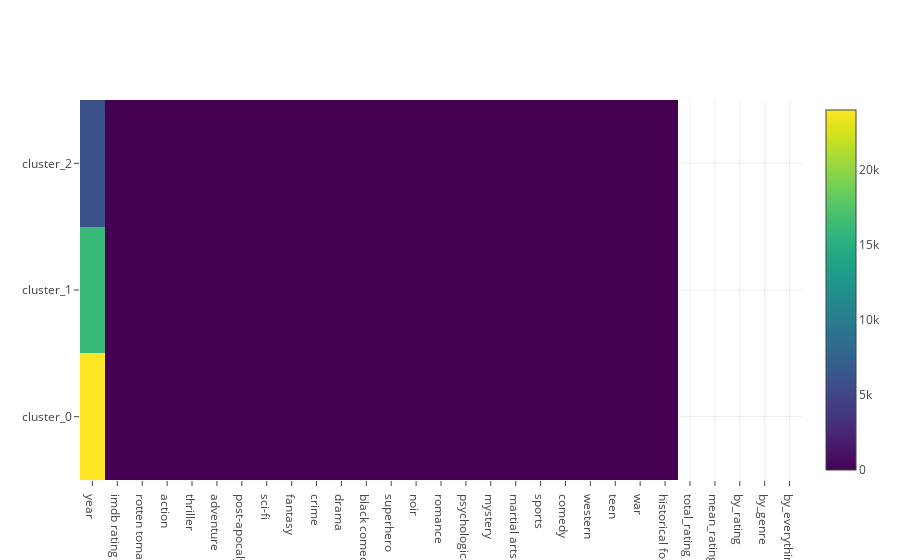

The notebook cell saved with this chart:
### Code cell
# plot a heatmap of feature per cluster
df = pd.DataFrame(by_everything).abs()
df['y'] = everything_clustered
grouped = df.groupby(['y'], sort=True)
sums = grouped.sum()

data = [go.Heatmap(z=sums.values.tolist(),
                  y=['cluster_{}'.format(k) for k in range(n_clusters)],
                   x=[i for i in genre_data.columns if 'title' not in i],
                   colorscale='Viridis'
                  )
       ]
iplot(data)

### Figure 1 — Plotly figure (JSON) as saved in the notebook; plotly's stock layout.template omitted (floating-point values rounded to 4 significant figures)
{"data": [{"colorscale": "Viridis", "type": "heatmap", "x": ["year", "imdb rating", "rotten tomatoes rating", "action", "thriller", "adventure", "post-apocalyptic", "sci-fi", "fantasy", "crime", "drama", "black comedy", "superhero", "noir", "romance", "psychological", "mystery", "martial arts", "sports", "comedy", "western", "teen", "war", "historical foundation", "total_rating", "mean_rating", "by_rating", "by_genre", "by_everything"], "y": ["cluster_0", "cluster_1", "cluster_2"], "z": [[23983, 7.105, 7.413, 3, 3, 4, 0, 2, 2, 2, 7, 2, 0, 0, 7, 2, 1, 1, 0, 6, 0, 2, 1, 1], [16105, 5.237, 6.238, 7, 3, 5, 1, 4, 4, 2, 2, 2, 4, 1, 1, 0, 1, 0, 0, 1, 1, 1, 1, 0], [5951, 2.105, 2.349, 2, 0, 2, 0, 1, 1, 0, 1, 0, 0, 0, 3, 0, 0, 1, 0, 2, 0, 0, 0, 0]]}], "layout": {}}
